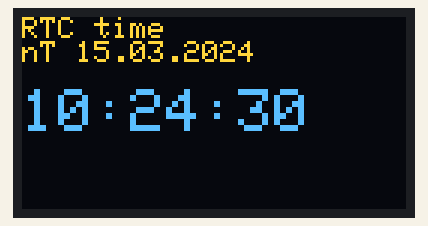
A program run on a simulated ESP32-S3. Parts: 128×64 one-colour display. Wiring (inferred from the names in the program): DS1307 clock at I2C address 0x68. The OLED is the two-colour kind (top 16 rows yellow); the local clock reads 2024-03-15 10:24:30 at power-on unless the program sets it; what the program prints to the serial monitor is not drawn.

Above: at 0.2 s.
At 4.3 s:
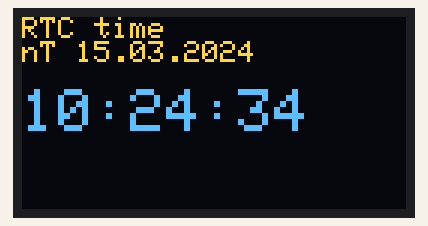
At 9.5 s:
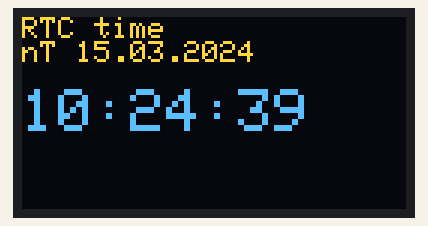
At 18.7 s:
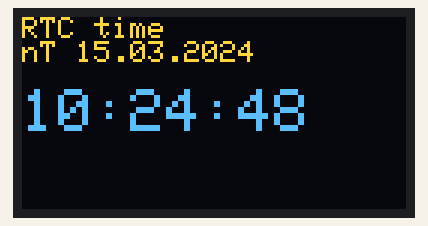
At 28.0 s:
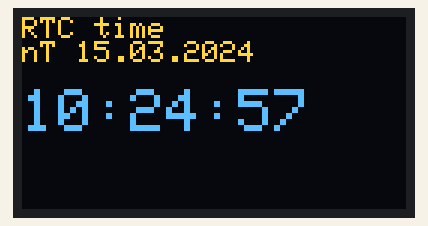
At 38.2 s:
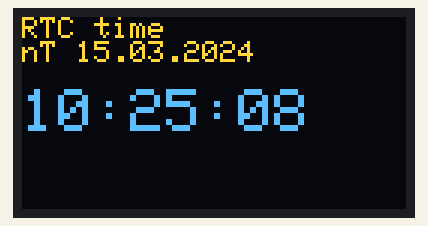

The program:

main.cpp
```cpp
#include <Arduino.h>
#include <Wire.h>
#include <Adafruit_GFX.h>
#include <Adafruit_SSD1306.h>

const char *const WEEKDAY_NAMES[] = {"HeD", "nOH", "BT", "CP", "4T", "nT", "Cy6"};
static constexpr uint8_t RTC_ADDR = 0x68;
static constexpr int OLED_WIDTH = 128;
static constexpr int OLED_HEIGHT = 64;
static constexpr int OLED_RESET = -1;
static constexpr uint8_t OLED_ADDR = 0x3C;

Adafruit_SSD1306 display(OLED_WIDTH, OLED_HEIGHT, &Wire, OLED_RESET);

// BCD конвертація
uint8_t bcd_to_dec(uint8_t bcd) {
    return ((bcd >> 4) * 10) + (bcd & 0x0F);
}

uint8_t dec_to_bcd(uint8_t dec) {
    return ((dec / 10) << 4) | (dec % 10);
}

// Зчитування часу та дати з DS1307
void read_datetime(uint8_t *h, uint8_t *m, uint8_t *s, uint8_t *dow, uint8_t *day, uint8_t *month, uint16_t *year) {
    uint8_t data[7];

    Wire.beginTransmission(RTC_ADDR);
    Wire.write(0x00);
    Wire.endTransmission(false);

    Wire.requestFrom(RTC_ADDR, 7);
    data[0] = Wire.read();  // Seconds
    data[1] = Wire.read();  // Minutes
    data[2] = Wire.read();  // Hours
    data[3] = Wire.read();  // Day of week
    data[4] = Wire.read();  // Day
    data[5] = Wire.read();  // Month
    data[6] = Wire.read();  // Year

    *s = bcd_to_dec(data[0] & 0x7F);
    *m = bcd_to_dec(data[1]);
    *h = bcd_to_dec(data[2] & 0x3F);
    *dow = bcd_to_dec(data[3]);
    *day = bcd_to_dec(data[4]);
    *month = bcd_to_dec(data[5] & 0x1F);
    *year = 2000 + bcd_to_dec(data[6]);
}

// Ініціалізація OLED дисплея
void init_oled() {
    uint8_t init_cmds[] = {
        0xAE, 0xD5, 0x80, 0xA8, 0x3F, 0xD3, 0x00,
        0x40, 0x8D, 0x14, 0x20, 0x00, 0xA1, 0xC8,
        0xDA, 0x12, 0x81, 0xCF, 0xD9, 0xF1, 0xDB,
        0x40, 0xA4, 0xA6, 0xAF
    };

    Wire.beginTransmission(OLED_ADDR);
    Wire.write(0x00);  // Control Byte
    for (int i = 0; i < sizeof(init_cmds); i++) {
        Wire.write(init_cmds[i]);
    }
    Wire.endTransmission();
}

// Виведення часу на OLED (спрощено - потребує бібліотеки)
void print_time_oled(uint8_t hour, uint8_t minute, uint8_t second, uint8_t dow, uint8_t day, uint8_t month, uint16_t year)  {
    char date_line[32];
    char time_line[16];

    snprintf(date_line, sizeof(date_line), "%s %02u.%02u.%04u", WEEKDAY_NAMES[(dow >= 1 && dow <= 7) ? dow - 1 : 0], day, month, year);
    snprintf(time_line, sizeof(time_line), "%02u:%02u:%02u", hour, minute, second);


    display.clearDisplay();
    display.setTextColor(SSD1306_WHITE);

	display.setTextSize(1);

    display.setCursor(0, 0);
    display.println("RTC time");
    display.println(date_line);

    display.setTextSize(2);
    display.setCursor(0, 24);
    display.println(time_line);
    display.display();

    // Для справжньої реалізації необхідні шрифтові дані та складна математика
    // Наведено структуру:
    // Wire.beginTransmission(OLED_ADDR);
    // Wire.write(0x40);  // Control Byte: дані

    // // Тут розташовується піксельна інформація для символів часу
    // Wire.endTransmission();
}

void setup() {
    Serial.begin(115200);
    Wire.begin(8, 9);

    //init_oled();
    delay(100);

    if (!display.begin(SSD1306_SWITCHCAPVCC, OLED_ADDR)) {
        Serial.println("SSD1306 init failed");
    }

    display.clearDisplay();
    display.setTextColor(SSD1306_WHITE);
    display.setTextSize(1);
    display.setCursor(0, 0);
    display.println("RTC display starting...");
    display.display();

    Serial.println("System initialized!");
}

void loop() {
    uint8_t hour, min, sec, dow, day, month;
    uint16_t year;

    read_datetime(&hour, &min, &sec, &dow, &day, &month, &year);

    // Форматований вивід дати й часу
    Serial.print(WEEKDAY_NAMES[(dow >= 1 && dow <= 7) ? dow - 1 : 0]);
    Serial.print(" ");
    if (day < 10) Serial.print("0");
    Serial.print(day);
    Serial.print(".");
    if (month < 10) Serial.print("0");
    Serial.print(month);
    Serial.print(".");
    Serial.print(year);
    Serial.print(" ");
    if (hour < 10) Serial.print("0");
    Serial.print(hour);
    Serial.print(":");
    if (min < 10) Serial.print("0");
    Serial.print(min);
    Serial.print(":");
    if (sec < 10) Serial.print("0");
    Serial.println(sec);

    // Виведення на OLED (потребує бібліотеки)
    print_time_oled(hour, min, sec, dow, day, month, year);

    delay(1000);
}
```

Measured:
- what the display in image 0 shows lasts 1.0 s, from 0.2 s to 1.2 s
